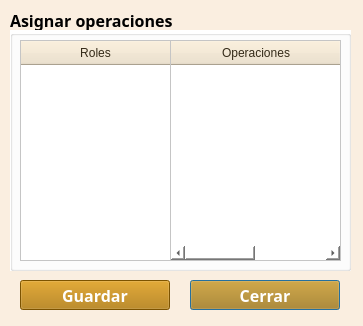
<?xml version="1.0" encoding="UTF-8"?>
<ui version="4.0">
 <class>operacionesDialogBase</class>
 <widget class="QDialog" name="operacionesDialogBase">
  <property name="geometry">
   <rect>
    <x>0</x>
    <y>0</y>
    <width>363</width>
    <height>326</height>
   </rect>
  </property>
  <property name="minimumSize">
   <size>
    <width>363</width>
    <height>326</height>
   </size>
  </property>
  <property name="maximumSize">
   <size>
    <width>363</width>
    <height>326</height>
   </size>
  </property>
  <property name="windowTitle">
   <string>Operaciones</string>
  </property>
  <property name="styleSheet">
   <string notr="true">background : rgb(250,238,224);</string>
  </property>
  <widget class="QLabel" name="label">
   <property name="geometry">
    <rect>
     <x>10</x>
     <y>10</y>
     <width>171</width>
     <height>21</height>
    </rect>
   </property>
   <property name="font">
    <font>
     <family>Century Gothic</family>
     <pointsize>12</pointsize>
     <weight>75</weight>
     <bold>true</bold>
    </font>
   </property>
   <property name="text">
    <string>Asignar operaciones</string>
   </property>
  </widget>
  <widget class="QGroupBox" name="groupBox">
   <property name="geometry">
    <rect>
     <x>10</x>
     <y>30</y>
     <width>341</width>
     <height>241</height>
    </rect>
   </property>
   <property name="styleSheet">
    <string notr="true">QTabBar::Tab{
background : rgb(174, 116, 0);
color : rgb(255, 255, 255);
font-weight: bold;
font-size: 12px;
width:224px
}

QTabBar::tab:selected, QTabBar::tab:hover {
color : rgb(174, 116, 0);
background : rgb(255, 255, 255);

}

QWidget{
background : rgb(255,255,255);
}

/*
QWidget:item:selected
{
	color: black; background-color:  rgb(250,238,224);
}
*/

</string>
   </property>
   <property name="title">
    <string/>
   </property>
   <widget class="QTableWidget" name="twOperaciones">
    <property name="geometry">
     <rect>
      <x>10</x>
      <y>10</y>
      <width>151</width>
      <height>221</height>
     </rect>
    </property>
    <property name="font">
     <font>
      <family>Century Gothic</family>
     </font>
    </property>
    <property name="styleSheet">
     <string notr="true">QHeaderView::section
{
background-color: rgb(238,225,200);
color : rgb(52, 42, 24 );
text-align: right;
font-size:12px;
height:24px
}</string>
    </property>
    <attribute name="horizontalHeaderDefaultSectionSize">
     <number>149</number>
    </attribute>
    <column>
     <property name="text">
      <string>Roles</string>
     </property>
    </column>
   </widget>
   <widget class="QTableWidget" name="twOperaciones_2">
    <property name="geometry">
     <rect>
      <x>160</x>
      <y>10</y>
      <width>171</width>
      <height>221</height>
     </rect>
    </property>
    <property name="font">
     <font>
      <family>Century Gothic</family>
     </font>
    </property>
    <property name="styleSheet">
     <string notr="true">QHeaderView::section
{
background-color: rgb(238,225,200);
color : rgb(52, 42, 24 );
text-align: right;
font-size:12px;
height:24px
}</string>
    </property>
    <attribute name="horizontalHeaderDefaultSectionSize">
     <number>170</number>
    </attribute>
    <column>
     <property name="text">
      <string>Operaciones</string>
     </property>
    </column>
    <column>
     <property name="text">
      <string>OCULTA</string>
     </property>
    </column>
   </widget>
  </widget>
  <widget class="QPushButton" name="btCerrar">
   <property name="geometry">
    <rect>
     <x>190</x>
     <y>280</y>
     <width>150</width>
     <height>30</height>
    </rect>
   </property>
   <property name="minimumSize">
    <size>
     <width>150</width>
     <height>30</height>
    </size>
   </property>
   <property name="maximumSize">
    <size>
     <width>150</width>
     <height>30</height>
    </size>
   </property>
   <property name="font">
    <font>
     <family>Century Gothic</family>
     <pointsize>12</pointsize>
     <weight>75</weight>
     <bold>true</bold>
    </font>
   </property>
   <property name="styleSheet">
    <string notr="true">QPushButton{
background : rgb(174, 116, 0);
color : rgb(255, 255, 255)
}
QPushButton::disabled {
background : rgb(187, 129, 13);
color : rgb(245,245,245);
border: 1px solid #adb2b5;
}</string>
   </property>
   <property name="text">
    <string>Cerrar</string>
   </property>
  </widget>
  <widget class="QPushButton" name="btGuardar">
   <property name="geometry">
    <rect>
     <x>20</x>
     <y>280</y>
     <width>150</width>
     <height>30</height>
    </rect>
   </property>
   <property name="minimumSize">
    <size>
     <width>150</width>
     <height>30</height>
    </size>
   </property>
   <property name="maximumSize">
    <size>
     <width>150</width>
     <height>30</height>
    </size>
   </property>
   <property name="font">
    <font>
     <family>Century Gothic</family>
     <pointsize>12</pointsize>
     <weight>75</weight>
     <bold>true</bold>
    </font>
   </property>
   <property name="styleSheet">
    <string notr="true">QPushButton{
background : rgb(174, 116, 0);
color : rgb(255, 255, 255)
}
QPushButton::disabled {
background : rgb(187, 129, 13);
color : rgb(245,245,245);
border: 1px solid #adb2b5;
}</string>
   </property>
   <property name="text">
    <string>Guardar</string>
   </property>
  </widget>
 </widget>
 <resources/>
 <connections/>
</ui>
